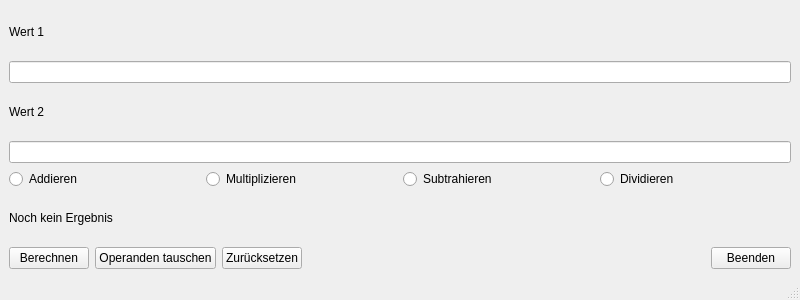
<?xml version="1.0" encoding="UTF-8"?>
<ui version="4.0">
 <class>MainWindow</class>
 <widget class="QMainWindow" name="MainWindow">
  <property name="geometry">
   <rect>
    <x>0</x>
    <y>0</y>
    <width>800</width>
    <height>300</height>
   </rect>
  </property>
  <property name="sizePolicy">
   <sizepolicy hsizetype="Preferred" vsizetype="Preferred">
    <horstretch>1</horstretch>
    <verstretch>0</verstretch>
   </sizepolicy>
  </property>
  <property name="windowTitle">
   <string>MainWindow</string>
  </property>
  <widget class="QWidget" name="centralwidget">
   <property name="sizePolicy">
    <sizepolicy hsizetype="Preferred" vsizetype="Preferred">
     <horstretch>0</horstretch>
     <verstretch>0</verstretch>
    </sizepolicy>
   </property>
   <layout class="QVBoxLayout" name="verticalLayout_2">
    <item>
     <layout class="QVBoxLayout" name="verticalLayout">
      <item>
       <widget class="QLabel" name="labelOp1">
        <property name="text">
         <string>Wert 1</string>
        </property>
       </widget>
      </item>
      <item>
       <widget class="QLineEdit" name="inputOp1"/>
      </item>
      <item>
       <widget class="QLabel" name="labelOp2">
        <property name="text">
         <string>Wert 2</string>
        </property>
       </widget>
      </item>
      <item>
       <widget class="QLineEdit" name="inputOp2"/>
      </item>
      <item>
       <layout class="QHBoxLayout" name="operationRadioGroup" stretch="1,1,1,1">
        <property name="sizeConstraint">
         <enum>QLayout::SetDefaultConstraint</enum>
        </property>
        <item>
         <widget class="QRadioButton" name="radioAdd">
          <property name="text">
           <string>Addieren</string>
          </property>
         </widget>
        </item>
        <item>
         <widget class="QRadioButton" name="radioMul">
          <property name="text">
           <string>Multiplizieren</string>
          </property>
         </widget>
        </item>
        <item>
         <widget class="QRadioButton" name="radioSub">
          <property name="text">
           <string>Subtrahieren</string>
          </property>
         </widget>
        </item>
        <item>
         <widget class="QRadioButton" name="radioDiv">
          <property name="text">
           <string>Dividieren</string>
          </property>
         </widget>
        </item>
       </layout>
      </item>
      <item>
       <widget class="QLabel" name="labelResult">
        <property name="text">
         <string>Noch kein Ergebnis</string>
        </property>
       </widget>
      </item>
      <item>
       <layout class="QHBoxLayout" name="actionGroup">
        <item>
         <widget class="QPushButton" name="actionCalculate">
          <property name="text">
           <string>Berechnen</string>
          </property>
         </widget>
        </item>
        <item>
         <widget class="QPushButton" name="actionSwapOperands">
          <property name="text">
           <string>Operanden tauschen</string>
          </property>
         </widget>
        </item>
        <item>
         <widget class="QPushButton" name="actionReset">
          <property name="text">
           <string>Zurücksetzen</string>
          </property>
         </widget>
        </item>
        <item>
         <spacer name="horizontalSpacer">
          <property name="orientation">
           <enum>Qt::Horizontal</enum>
          </property>
          <property name="sizeHint" stdset="0">
           <size>
            <width>40</width>
            <height>20</height>
           </size>
          </property>
         </spacer>
        </item>
        <item>
         <widget class="QPushButton" name="actionQuit">
          <property name="text">
           <string>Beenden</string>
          </property>
         </widget>
        </item>
       </layout>
      </item>
     </layout>
    </item>
   </layout>
  </widget>
  <widget class="QMenuBar" name="menubar">
   <property name="geometry">
    <rect>
     <x>0</x>
     <y>0</y>
     <width>800</width>
     <height>30</height>
    </rect>
   </property>
  </widget>
  <widget class="QStatusBar" name="statusbar"/>
 </widget>
 <resources/>
 <connections/>
</ui>
